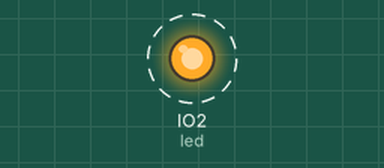
This program was run on a simulated ESP32 board running CircuitPython. Shown: output pins drawn as LEDs (lit = HIGH). Dashed ring = blinking.

Above: at 0.1 s.
Timing chart, 0 to 3.0 s (numbered marks = the images above):
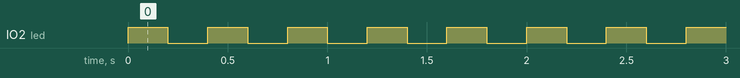

The program:

Circuit_ESP32S3_Blink.py
```python
# Circuit_ESP32S3_Blink.py
import board
import digitalio
import time

# LEDピンの設定(ボード内蔵LEDのピンを指定)
# Raspberry Pi Picoの場合は board.LED
led = digitalio.DigitalInOut(board.GPIO2)
led.direction = digitalio.Direction.OUTPUT

while True:
    led.value = True
    time.sleep(0.2)
    led.value = False
    time.sleep(0.2)
```

Measured:
- by itself, IO2 (led): alternates HIGH for 0.20 s and LOW for 0.20 s
